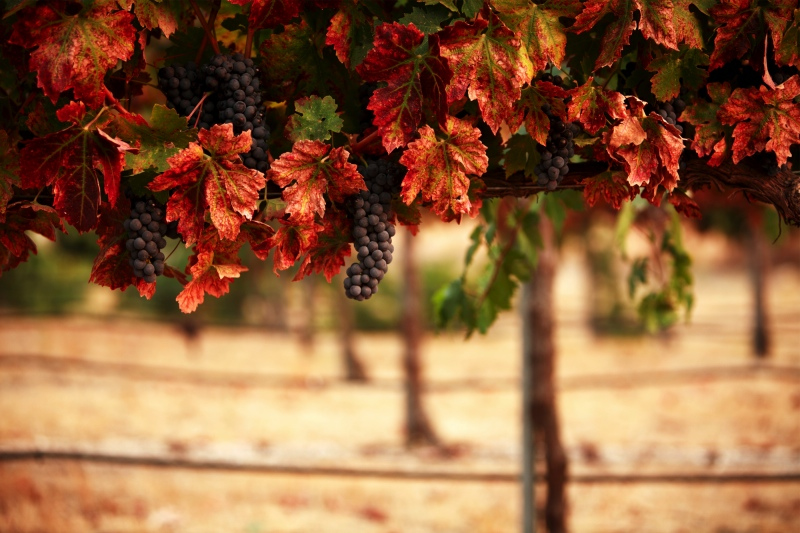
#> input picture Image/th.jpg, 800 x 533 px
$ python Sharr.py
#> lines starting #> are read from the running program, lines starting #| are printed output that depends on the picture
# -*- coding: utf-8 -*-
"""
Created on Thu Nov 11 09:30:45 2021

@author: snazm
"""
import numpy as np
import cv2


image_original = cv2.imread('th.jpg', cv2.IMREAD_COLOR)
#> image_original is the input picture: shape (533, 800, 3); mean B, G, R 61.4, 96.6, 144.1

image_gray = cv2.cvtColor(image_original, cv2.COLOR_BGR2GRAY)
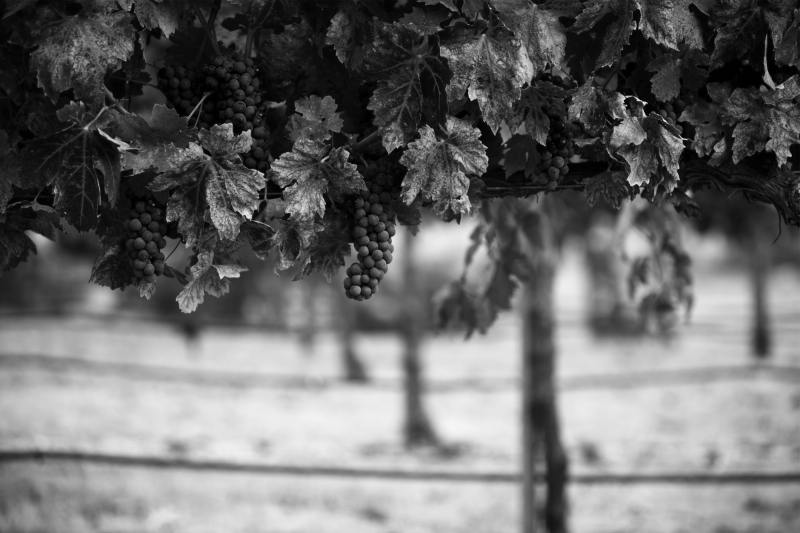
#> image_gray: shape (533, 800); min 0, max 246, mean 106.8

cv2.imshow("input",image_gray)


rows, columns = np.shape(image_gray)
#> rows = 533; columns = 800

sobel_filtered_image = np.zeros(shape=(rows, columns))

sobel_filtered_x = np.zeros(shape=(rows, columns))
sobel_filtered_y = np.zeros(shape=(rows, columns))


sobel_y = np.array([[-1, -2, -1],
                    [0, 0, 0],
                    [1, 2, 1]])

sobel_x = np.array([[-1, 0, 1],
                    [-2, 0, 2],
                    [-1, 0, 1]])


for i in range(rows - 2):
    for j in range(columns - 2):
        gx = np.sum(np.multiply(sobel_x, image_gray[i:i + 3, j:j + 3]))
        sobel_filtered_x[i+1,j+1]=gx
        gy = np.sum(np.multiply(sobel_y, image_gray[i:i + 3, j:j + 3]))
        sobel_filtered_y[i+1,j+1]=gy
        sobel_filtered_image[i + 1, j + 1] = np.sqrt(gx ** 2 + gy ** 2)
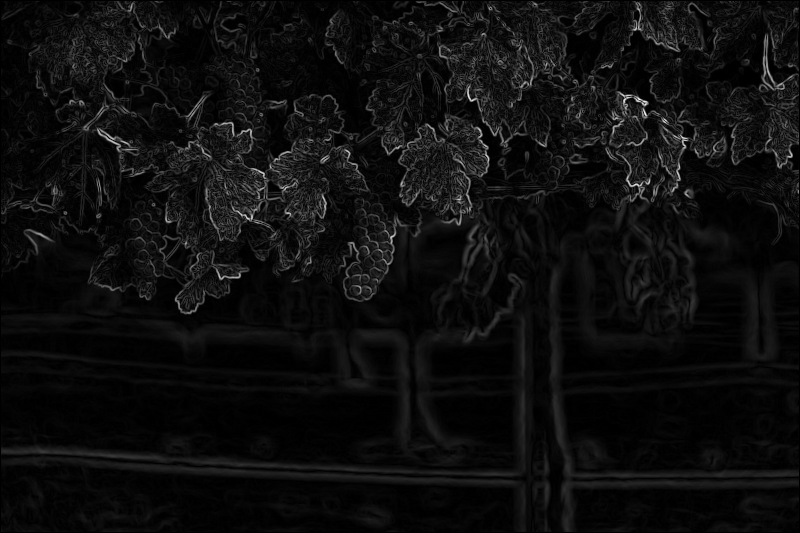
#> sobel_filtered_image: shape (533, 800) float64; min 0, max 895.3, mean 50.3; drawn with min black and max white
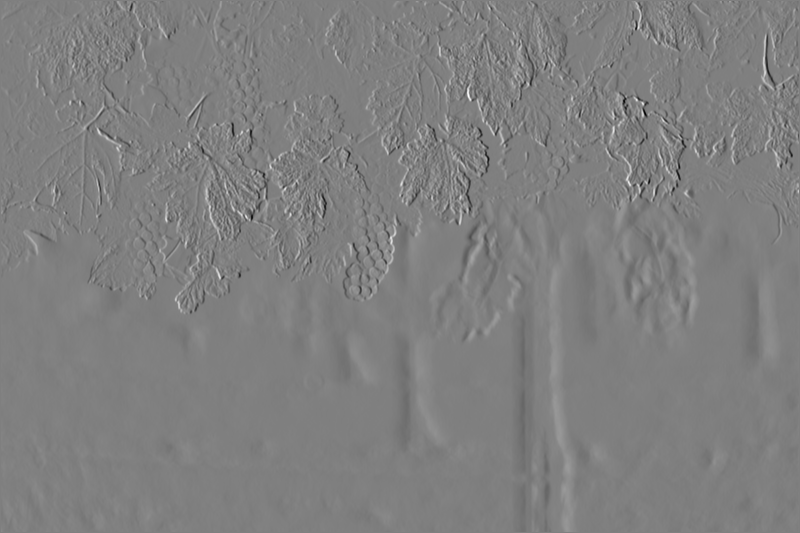
#> sobel_filtered_x: shape (533, 800) float64; min -800, max 797, mean 0.3; drawn with min black and max white
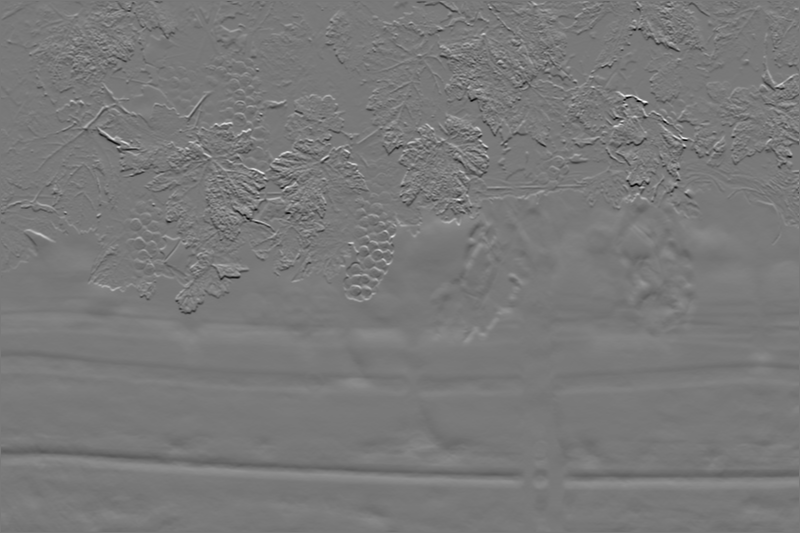
#> sobel_filtered_y: shape (533, 800) float64; min -743, max 822, mean 1.9; drawn with min black and max white


cv2.normalize(sobel_filtered_x, sobel_filtered_x, 0, 255, cv2.NORM_MINMAX)
cv2.normalize(sobel_filtered_y, sobel_filtered_y, 0, 255, cv2.NORM_MINMAX)
cv2.normalize(sobel_filtered_image, sobel_filtered_image, 0, 255, cv2.NORM_MINMAX)


sobel_filtered_x = np.round(sobel_filtered_x).astype(np.uint8)
sobel_filtered_y = np.round(sobel_filtered_y).astype(np.uint8)
sobel_filtered_image = np.round(sobel_filtered_image).astype(np.uint8)
print(sobel_filtered_image)
#> (printed output is left out)

cv2.imshow("Sharr x",sobel_filtered_x)
cv2.imshow("Sharr y",sobel_filtered_y)


cv2.imshow("sobel",sobel_filtered_image)
cv2.waitKey(0)
cv2.destroyAllWindows()
